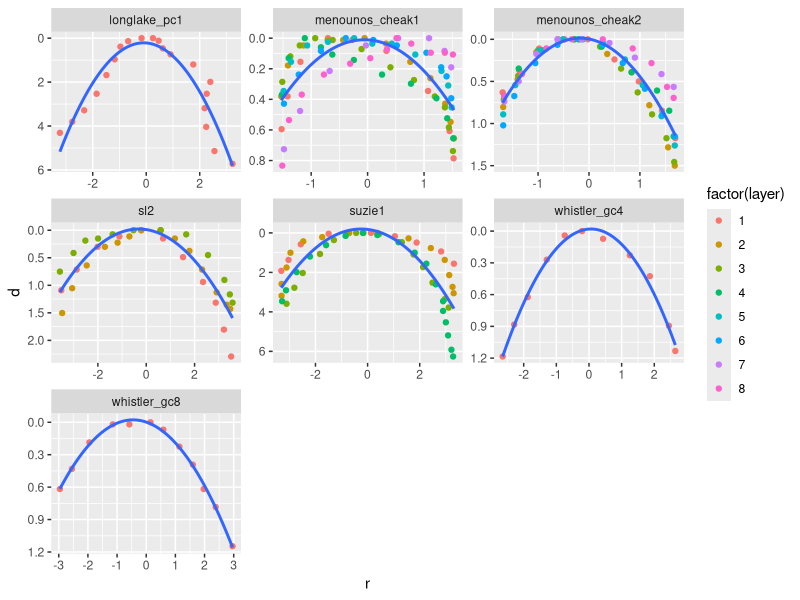
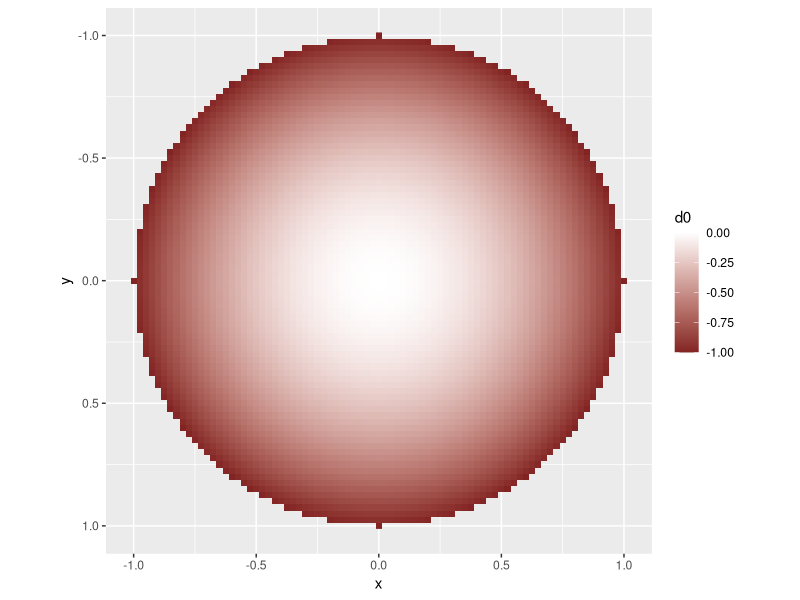
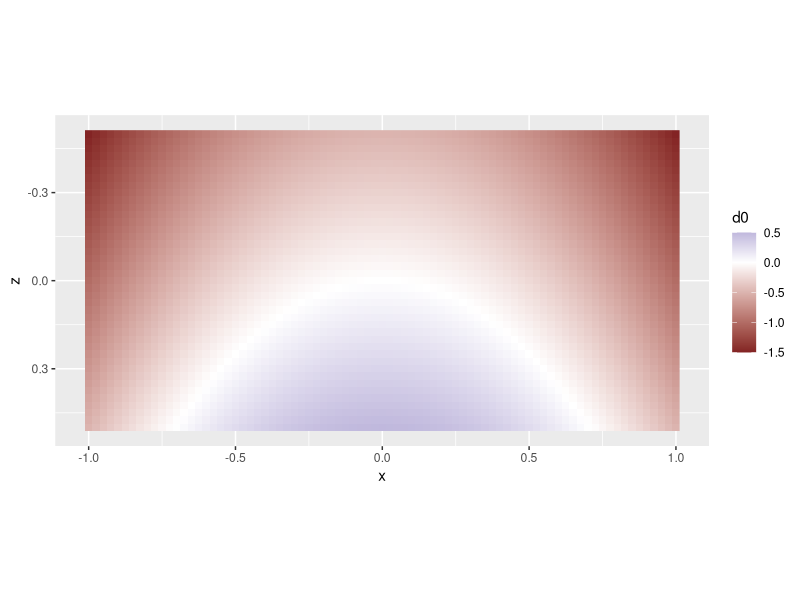
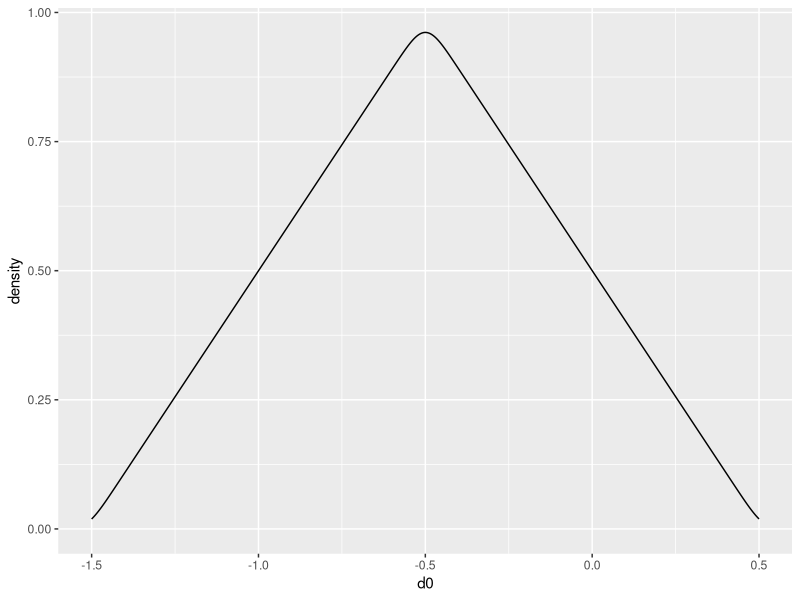
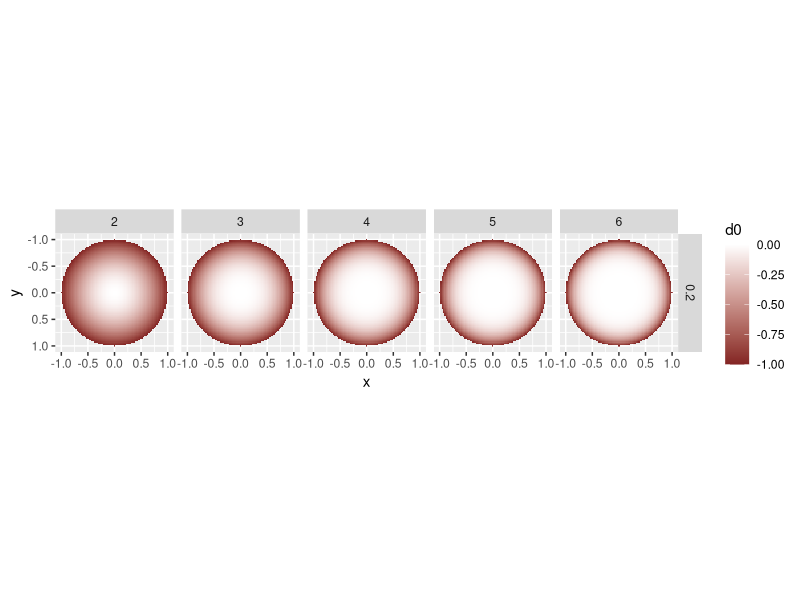
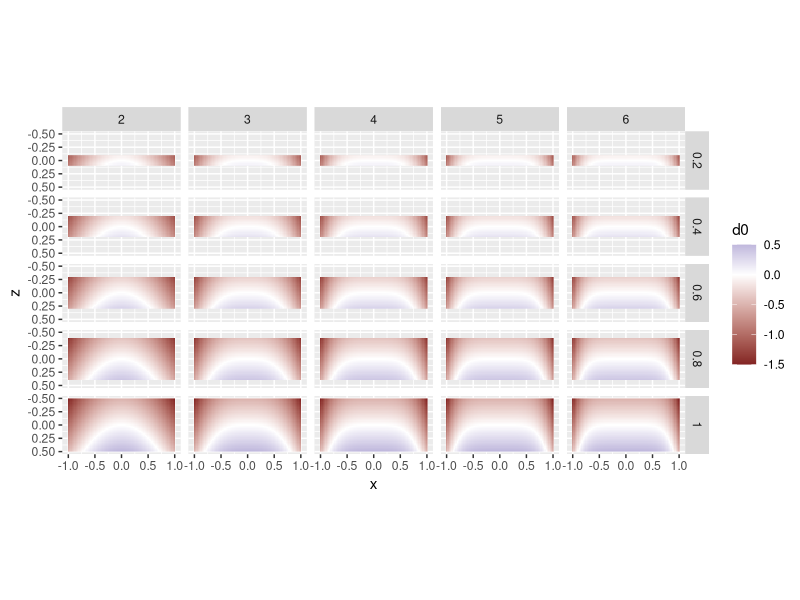
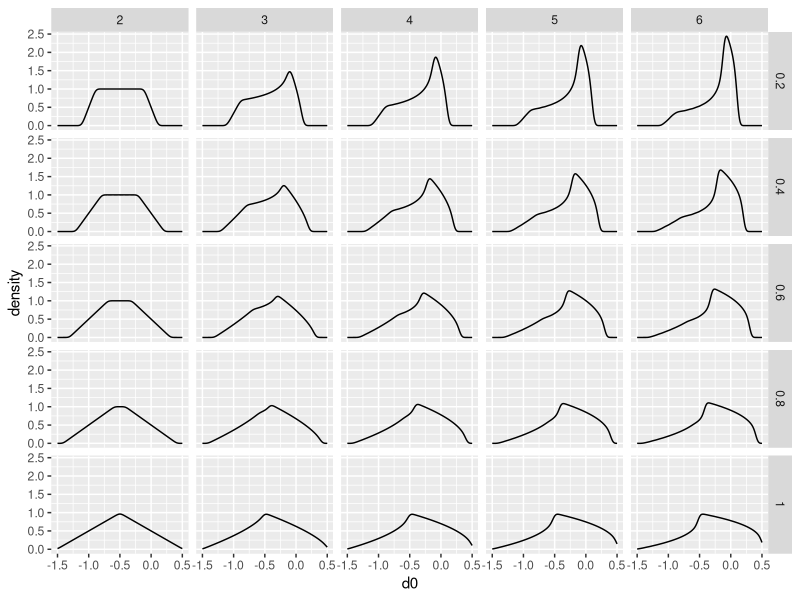
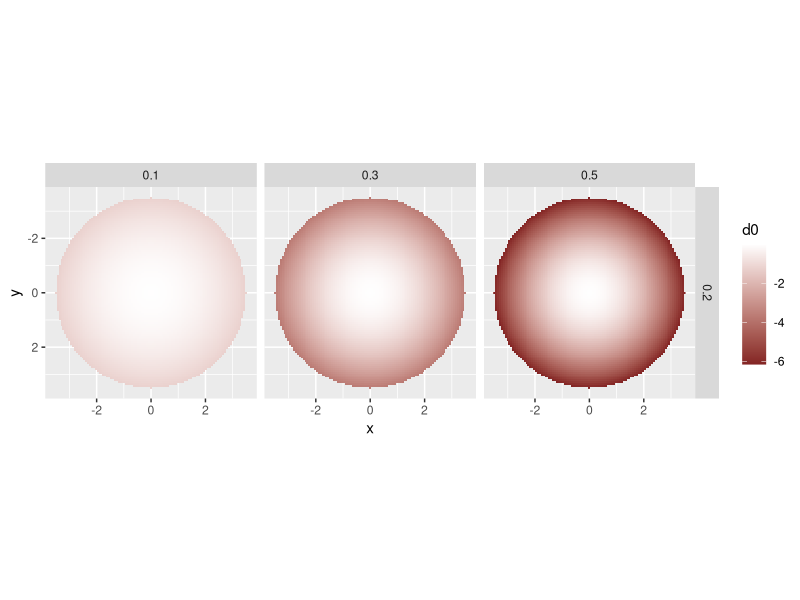

Write the R code that produced these figures, in order.
## ---- chunk 1
library(ggplot2)
library(reshape2)
library(dplyr)
## ---- chunk 2
# load
deformations <- read.csv("deformed cores/deformed_cores_summary.csv")
# calc the x0 and y0 to use as the base coordinates (to transform x and y to r and d)
layers <- deformations %>% 
  group_by(layercode) %>% 
  summarise(x0=mean(range(x)), y0=min(y))
deformations <- merge(deformations, layers, by="layercode")
deformations$r <- deformations$x-deformations$x0
deformations$d <- deformations$y-deformations$y0
deformations <- deformations %>% select(layercode, core, layer, r, d)

# plot cores with quadratic smoothing
ggplot(deformations, aes(x=r, y=d)) + 
  geom_point(aes(col=factor(layer))) + 
  stat_smooth(method=lm, formula=y ~ poly(x, 2, raw=TRUE), se=FALSE) + 
  scale_y_reverse() + facet_wrap(~core, scales="free")

# define the regression function
create_quadratic_model <- function(df) {
  model <- lm(data=df, formula=d ~ poly(r, 2, raw=TRUE))
  return(data.frame(a=model$coefficients[3],
                    r2=summary(model)$r.squared,
                    df=model$df.residual))
}

# calculate quadratic models
modelparams <- deformations %>% 
  group_by(layercode) %>%
  do(create_quadratic_model(.))

## ---- chunk 3
knitr::kable(modelparams, digits=2)
## ---- chunk 4
deformation_model3d <- function(slicesize, d0, width=2, cellsize=0.025) {
  coords <- expand.grid(x=seq(-width/2, width/2, cellsize),
                        y=seq(-width/2, width/2, cellsize),
                        z=seq(-slicesize/2, slicesize/2, cellsize))
  coords$r <- sqrt(coords$x^2 + coords$y^2)
  coords <- coords[coords$r <= width/2,]
  coords$d0 <- d0(coords$z, coords$r)
  return(coords)
}
## ---- chunk 5
model <- deformation_model3d(1, function(d, r) d - r^2)

# overhead view (same for all sizes of slice)
ggplot(model %>% filter(z==0), aes(x=x, y=y)) + 
  geom_raster(aes(fill=d0)) + 
  scale_fill_gradient2() + scale_y_reverse() + 
  coord_fixed()

# side on view
ggplot(model %>% filter(y==0), aes(x=x, y=z)) + geom_raster(aes(fill=d0)) + 
  scale_fill_gradient2() + scale_y_reverse() + 
  coord_fixed()

# density histogram
ggplot(model, aes(x=d0)) + geom_density() 
## ---- chunk 6
# dplyr doesn't like passing functions or evals so we are going to wrap this
# so we can pass a single number
deformation_model_bydegree <- function(slicesize, degree, cellsize=0.025, width=2) {
  d0 <- function(d, r) d - abs(r^degree)
  deformation_model3d(slicesize, d0, width, cellsize)
}

# create the models in long form so we can plot with facets
all <- expand.grid(slicesize=seq(0.2, 1, 0.2), degree=2:6) %>% 
  group_by(slicesize, degree) %>% 
  do(deformation_model_bydegree(.$slicesize, .$degree))

# overhead view (same for all sizes of slice)
ggplot(all %>% filter(z==0, slicesize==all$slicesize[1]), aes(x=x, y=y)) + 
  geom_raster(aes(fill=d0)) + 
  scale_fill_gradient2() + scale_y_reverse() + 
  coord_fixed() + facet_grid(slicesize ~ degree)

# side on view
ggplot(all %>% filter(y==0), aes(x=x, y=z)) + geom_raster(aes(fill=d0)) + 
  scale_fill_gradient2() + scale_y_reverse() + 
  coord_fixed() + facet_grid(slicesize ~ degree)

# density histograms
ggplot(all, aes(x=d0)) + geom_density() + facet_grid(slicesize ~ degree)

# we can also create a table summarizing some things

all_summary <- all %>% summarise(mean_depth=mean(d0))
## ---- chunk 7
knitr::kable(dcast(all_summary, degree~slicesize), digits=2)
## ---- chunk 8
rm(all, all_summary, model, deformation_model_bydegree)
## ---- chunk 9
deformation_model_wrapper <- function(slicesize, coeff, width) {
  deformation_model3d(slicesize, d0=function(d, r) d - coeff * r^2, width = width, cellsize = width/100)
}

# create the models in long form so we can plot with facets
all <- expand.grid(slicesize=seq(0.2, 1, 0.2), coeff=c(0.1, 0.3, 0.5)) %>% 
  group_by(slicesize, coeff) %>% 
  do(deformation_model_wrapper(.$slicesize, .$coeff, 7))

# overhead view (same for all sizes of slice)
ggplot(all %>% filter(abs(z)==min(abs(z)), slicesize==all$slicesize[1]), aes(x=x, y=y)) + 
  geom_raster(aes(fill=d0)) + 
  scale_fill_gradient2() + scale_y_reverse() + 
  coord_fixed() + facet_grid(slicesize ~ coeff)

# side on view
ggplot(all %>% filter(abs(y)==min(abs(y))), aes(x=x, y=z)) + geom_raster(aes(fill=d0)) + 
  scale_fill_gradient2() + scale_y_reverse() + 
  coord_fixed() + facet_grid(slicesize ~ coeff)

# density histograms
ggplot(all, aes(x=d0)) + geom_density() + facet_grid(slicesize ~ coeff)

## ---- chunk 10
# create the models in long form so we can plot with facets
all <- expand.grid(width=c(5, 7, 13), coeff=c(0.1, 0.3, 0.5)) %>% 
  group_by(width, coeff) %>% 
  do(deformation_model_wrapper(1, .$coeff, .$width))

# side on view
ggplot(all %>% filter(y==0), aes(x=x, y=z)) + geom_raster(aes(fill=d0)) + 
  scale_fill_gradient2() + scale_y_reverse() + 
  coord_fixed() + facet_grid(width ~ coeff)

# density histograms
ggplot(all, aes(x=d0)) + geom_density() + facet_grid(width ~ coeff)
